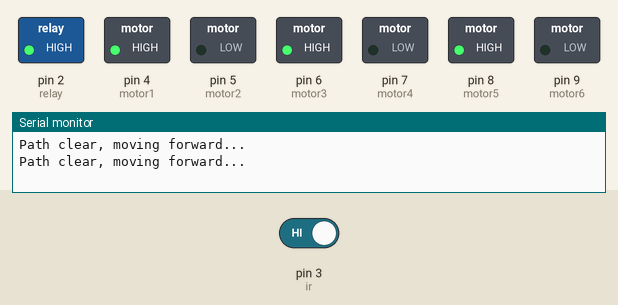
Simulated run of this sketch. Board: Arduino Uno, built with avr-gcc and run on an emulated ATmega328P. On the bench: switched loads named in the sketch (green lamp = pin HIGH), the last lines printed to the serial monitor. The inputs (shaded band) are chosen by the test bench; at power-on: pin 3 (ir) HIGH.

Above: at 2.2 s.
2.3 s: pin 3 (ir) driven LOW
At 3.5 s:
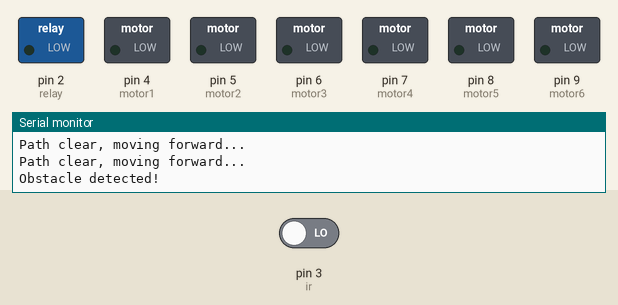
At 6.2 s:
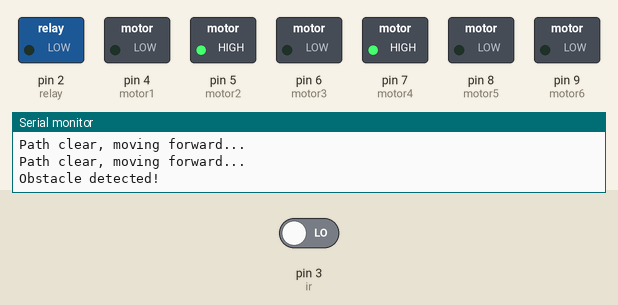
14.3 s: pin 3 (ir) driven HIGH
At 17.4 s:
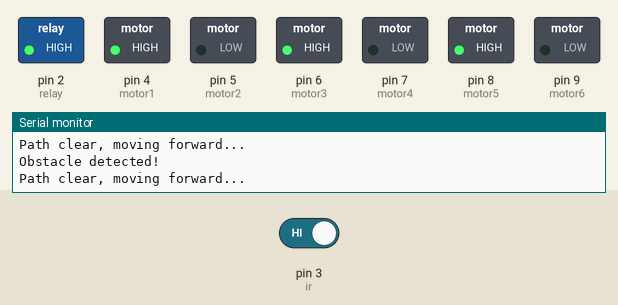
Timing chart, 0 to 18.9 s (numbered marks = the images above; inputs shaded):
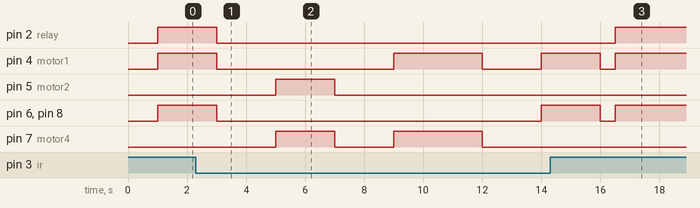

The sketch:

wet_floor_dryer.ino
```cpp
int motor1 = 4;
int motor2 = 5;
int motor3 = 6;
int motor4 = 7;
int motor5 = 8;
int motor6 = 9;
int relay  = 2;
int ir     = 3;

void forward_movement();
void back_movement();
void left_movement();
void right_movement();
void stop_robot();

void setup() {
  Serial.begin(9600);
  pinMode(motor1, OUTPUT);
  pinMode(motor2, OUTPUT);
  pinMode(motor3, OUTPUT);
  pinMode(motor4, OUTPUT);
  pinMode(motor5, OUTPUT);
  pinMode(motor6, OUTPUT);
  pinMode(ir, INPUT);
  pinMode(relay, OUTPUT);

  stop_robot();
  digitalWrite(relay, LOW);
  delay(1000);
}

void loop() {
  int irValue = digitalRead(ir);

  if (irValue == LOW) {
    Serial.println("Obstacle detected!");
    digitalWrite(relay, LOW);
    stop_robot();
    delay(2000);
    back_movement();
    delay(2000);
    stop_robot();
    delay(2000);
    left_movement();
    delay(3000);
    stop_robot();
    delay(2000);
    forward_movement();
    delay(2000);
    stop_robot();
    delay(500);
  } else {
    Serial.println("Path clear, moving forward...");
    digitalWrite(relay, HIGH);
    forward_movement();
    delay(1000);
  }
}

void forward_movement() {
  digitalWrite(motor1, HIGH);
  digitalWrite(motor2, LOW);
  digitalWrite(motor3, HIGH);
  digitalWrite(motor4, LOW);
  digitalWrite(motor5, HIGH);
  digitalWrite(motor6, LOW);
}

void back_movement() {
  digitalWrite(motor1, LOW);
  digitalWrite(motor2, HIGH);
  digitalWrite(motor3, LOW);
  digitalWrite(motor4, HIGH);
  digitalWrite(motor5, LOW);
  digitalWrite(motor6, LOW);
}

void left_movement() {
  digitalWrite(motor1, HIGH);
  digitalWrite(motor2, LOW);
  digitalWrite(motor3, LOW);
  digitalWrite(motor4, HIGH);
  digitalWrite(motor5, LOW);
  digitalWrite(motor6, LOW);
}

void right_movement() {
  digitalWrite(motor1, LOW);
  digitalWrite(motor2, HIGH);
  digitalWrite(motor3, HIGH);
  digitalWrite(motor4, LOW);
  digitalWrite(motor5, LOW);
  digitalWrite(motor6, LOW);
}

void stop_robot() {
  digitalWrite(motor1, LOW);
  digitalWrite(motor2, LOW);
  digitalWrite(motor3, LOW);
  digitalWrite(motor4, LOW);
  digitalWrite(motor5, LOW);
  digitalWrite(motor6, LOW);
}
```

Measured:
- after the input at 2.3 s, pin 2 (relay): HIGH → LOW after 0.70 s; pin 4 (motor1): HIGH → LOW after 0.70 s, → HIGH 6.0 s later, → LOW 3.0 s later, → HIGH 2.0 s later
- after the input at 14.3 s, pin 2 (relay): LOW → HIGH after 2.2 s; pin 5 (motor2), pin 7 (motor4): stays LOW (without the input it goes to HIGH after 4.2 s)
